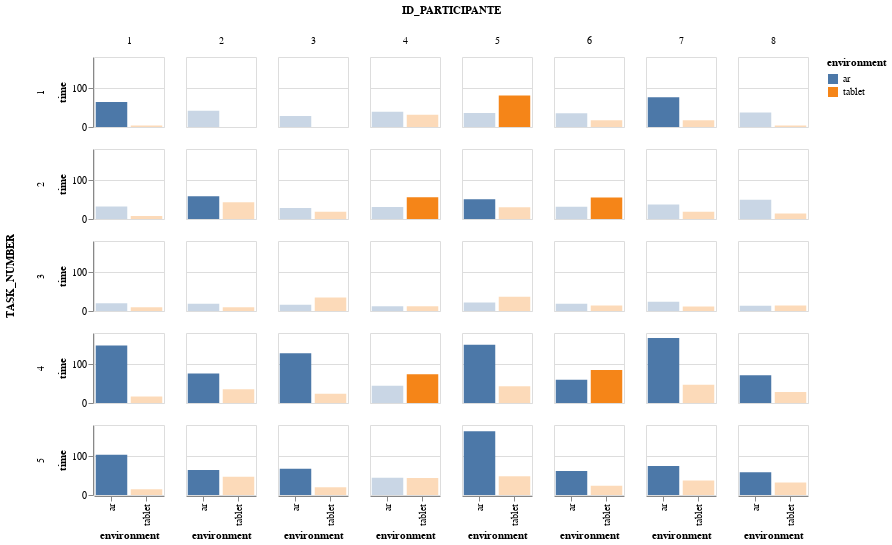

The notebook cell this image was saved under:
### Code cell
slider = alt.binding_range(min=0, max=100, step=1, name='TASK_COMPLETION_TIME:')
selector = alt.selection_single(name="selector", fields=['TASK_COMPLETION_TIME'],
                                bind=slider, init={'TASK_COMPLETION_TIME': 50})
alt.Chart(overview).mark_bar().encode(
    x="environment",
    y=alt.Y("TASK_COMPLETION_TIME", title="time"),
    color="environment",
    opacity=alt.condition("datum.TASK_COMPLETION_TIME < selector.TASK_COMPLETION_TIME",alt.value(.3),alt.value(1)),
    tooltip="TASK_COMPLETION_TIME"
).properties(width=70, height=70).facet(
    column="ID_PARTICIPANTE",
    row="TASK_NUMBER"
).add_selection(
    selector
)

### Figure 1 — Vega-Lite specification as saved in the notebook (floating-point values rounded to 4 significant figures)
{"config": {"view": {"continuousWidth": 400, "continuousHeight": 300}}, "data": {"name": "data-ad2aa700a83011250d7f614c73b996bd"}, "facet": {"column": {"field": "ID_PARTICIPANTE", "type": "quantitative"}, "row": {"field": "TASK_NUMBER", "type": "quantitative"}}, "spec": {"mark": "bar", "encoding": {"color": {"field": "environment", "type": "nominal"}, "opacity": {"condition": {"value": 0.3, "test": "datum.TASK_COMPLETION_TIME < selector.TASK_COMPLETION_TIME"}, "value": 1}, "tooltip": {"field": "TASK_COMPLETION_TIME", "type": "quantitative"}, "x": {"field": "environment", "type": "nominal"}, "y": {"field": "TASK_COMPLETION_TIME", "title": "time", "type": "quantitative"}}, "height": 70, "selection": {"selector": {"type": "single", "fields": ["TASK_COMPLETION_TIME"], "bind": {"input": "range", "max": 100, "min": 0, "name": "TASK_COMPLETION_TIME:", "step": 1}, "init": {"TASK_COMPLETION_TIME": 50}}}, "width": 70}, "$schema": "https://vega.github.io/schema/vega-lite/v4.17.0.json", "datasets": {"data-ad2aa700a83011250d7f614c73b996bd": [{"ID_PARTICIPANTE": 1, "TASK_NUMBER": 1, "TASK_COMPLETION_TIME": 64.43, "NUMBER_OF_CLICKS_TO_TO_COMPLETE_THE_TASK": 2, "environment": "ar"}, {"ID_PARTICIPANTE": 1, "TASK_NUMBER": 2, "TASK_COMPLETION_TIME": 32.29, "NUMBER_OF_CLICKS_TO_TO_COMPLETE_THE_TASK": 3, "environment": "ar"}, {"ID_PARTICIPANTE": 1, "TASK_NUMBER": 3, "TASK_COMPLETION_TIME": 19.74, "NUMBER_OF_CLICKS_TO_TO_COMPLETE_THE_TASK": 2, "environment": "ar"}, {"ID_PARTICIPANTE": 1, "TASK_NUMBER": 4, "TASK_COMPLETION_TIME": 147.6, "NUMBER_OF_CLICKS_TO_TO_COMPLETE_THE_TASK": 10, "environment": "ar"}, {"ID_PARTICIPANTE": 1, "TASK_NUMBER": 5, "TASK_COMPLETION_TIME": 103.7, "NUMBER_OF_CLICKS_TO_TO_COMPLETE_THE_TASK": 11, "environment": "ar"}, {"ID_PARTICIPANTE": 2, "TASK_NUMBER": 1, "TASK_COMPLETION_TIME": 41.52, "NUMBER_OF_CLICKS_TO_TO_COMPLETE_THE_TASK": 2, "environment": "ar"}, {"ID_PARTICIPANTE": 2, "TASK_NUMBER": 2, "TASK_COMPLETION_TIME": 58.81, "NUMBER_OF_CLICKS_TO_TO_COMPLETE_THE_TASK": 5, "environment": "ar"}, {"ID_PARTICIPANTE": 2, "TASK_NUMBER": 3, "TASK_COMPLETION_TIME": 18.62, "NUMBER_OF_CLICKS_TO_TO_COMPLETE_THE_TASK": 1, "environment": "ar"}, {"ID_PARTICIPANTE": 2, "TASK_NUMBER": 4, "TASK_COMPLETION_TIME": 75.74, "NUMBER_OF_CLICKS_TO_TO_COMPLETE_THE_TASK": 10, "environment": "ar"}, {"ID_PARTICIPANTE": 2, "TASK_NUMBER": 5, "TASK_COMPLETION_TIME": 64.13, "NUMBER_OF_CLICKS_TO_TO_COMPLETE_THE_TASK": 7, "environment": "ar"}, {"ID_PARTICIPANTE": 3, "TASK_NUMBER": 1, "TASK_COMPLETION_TIME": 28.53, "NUMBER_OF_CLICKS_TO_TO_COMPLETE_THE_TASK": 0, "environment": "ar"}, {"ID_PARTICIPANTE": 3, "TASK_NUMBER": 2, "TASK_COMPLETION_TIME": 28.18, "NUMBER_OF_CLICKS_TO_TO_COMPLETE_THE_TASK": 3, "environment": "ar"}, {"ID_PARTICIPANTE": 3, "TASK_NUMBER": 3, "TASK_COMPLETION_TIME": 15.92, "NUMBER_OF_CLICKS_TO_TO_COMPLETE_THE_TASK": 1, "environment": "ar"}, {"ID_PARTICIPANTE": 3, "TASK_NUMBER": 4, "TASK_COMPLETION_TIME": 127.8, "NUMBER_OF_CLICKS_TO_TO_COMPLETE_THE_TASK": 17, "environment": "ar"}, {"ID_PARTICIPANTE": 3, "TASK_NUMBER": 5, "TASK_COMPLETION_TIME": 67.6, "NUMBER_OF_CLICKS_TO_TO_COMPLETE_THE_TASK": 7, "environment": "ar"}, {"ID_PARTICIPANTE": 4, "TASK_NUMBER": 1, "TASK_COMPLETION_TIME": 39.14, "NUMBER_OF_CLICKS_TO_TO_COMPLETE_THE_TASK": 7, "environment": "ar"}, {"ID_PARTICIPANTE": 4, "TASK_NUMBER": 2, "TASK_COMPLETION_TIME": 30.57, "NUMBER_OF_CLICKS_TO_TO_COMPLETE_THE_TASK": 4, "environment": "ar"}, {"ID_PARTICIPANTE": 4, "TASK_NUMBER": 3, "TASK_COMPLETION_TIME": 12.32, "NUMBER_OF_CLICKS_TO_TO_COMPLETE_THE_TASK": 1, "environment": "ar"}, {"ID_PARTICIPANTE": 4, "TASK_NUMBER": 4, "TASK_COMPLETION_TIME": 44.54, "NUMBER_OF_CLICKS_TO_TO_COMPLETE_THE_TASK": 6, "environment": "ar"}, {"ID_PARTICIPANTE": 4, "TASK_NUMBER": 5, "TASK_COMPLETION_TIME": 44.49, "NUMBER_OF_CLICKS_TO_TO_COMPLETE_THE_TASK": 7, "environment": "ar"}, {"ID_PARTICIPANTE": 5, "TASK_NUMBER": 1, "TASK_COMPLETION_TIME": 35.95, "NUMBER_OF_CLICKS_TO_TO_COMPLETE_THE_TASK": 0, "environment": "ar"}, {"ID_PARTICIPANTE": 5, "TASK_NUMBER": 2, "TASK_COMPLETION_TIME": 50.48, "NUMBER_OF_CLICKS_TO_TO_COMPLETE_THE_TASK": 3, "environment": "ar"}, {"ID_PARTICIPANTE": 5, "TASK_NUMBER": 3, "TASK_COMPLETION_TIME": 21.92, "NUMBER_OF_CLICKS_TO_TO_COMPLETE_THE_TASK": 3, "environment": "ar"}, {"ID_PARTICIPANTE": 5, "TASK_NUMBER": 4, "TASK_COMPLETION_TIME": 149.5, "NUMBER_OF_CLICKS_TO_TO_COMPLETE_THE_TASK": 12, "environment": "ar"}, {"ID_PARTICIPANTE": 5, "TASK_NUMBER": 5, "TASK_COMPLETION_TIME": 163.7, "NUMBER_OF_CLICKS_TO_TO_COMPLETE_THE_TASK": 12, "environment": "ar"}, {"ID_PARTICIPANTE": 6, "TASK_NUMBER": 1, "TASK_COMPLETION_TIME": 35.42, "NUMBER_OF_CLICKS_TO_TO_COMPLETE_THE_TASK": 0, "environment": "ar"}, {"ID_PARTICIPANTE": 6, "TASK_NUMBER": 2, "TASK_COMPLETION_TIME": 31.65, "NUMBER_OF_CLICKS_TO_TO_COMPLETE_THE_TASK": 4, "environment": "ar"}, {"ID_PARTICIPANTE": 6, "TASK_NUMBER": 3, "TASK_COMPLETION_TIME": 18.37, "NUMBER_OF_CLICKS_TO_TO_COMPLETE_THE_TASK": 1, "environment": "ar"}, {"ID_PARTICIPANTE": 6, "TASK_NUMBER": 4, "TASK_COMPLETION_TIME": 59.99, "NUMBER_OF_CLICKS_TO_TO_COMPLETE_THE_TASK": 8, "environment": "ar"}, {"ID_PARTICIPANTE": 6, "TASK_NUMBER": 5, "TASK_COMPLETION_TIME": 61.98, "NUMBER_OF_CLICKS_TO_TO_COMPLETE_THE_TASK": 11, "environment": "ar"}, {"ID_PARTICIPANTE": 7, "TASK_NUMBER": 1, "TASK_COMPLETION_TIME": 76.6, "NUMBER_OF_CLICKS_TO_TO_COMPLETE_THE_TASK": 15, "environment": "ar"}, {"ID_PARTICIPANTE": 7, "TASK_NUMBER": 2, "TASK_COMPLETION_TIME": 37.38, "NUMBER_OF_CLICKS_TO_TO_COMPLETE_THE_TASK": 4, "environment": "ar"}, {"ID_PARTICIPANTE": 7, "TASK_NUMBER": 3, "TASK_COMPLETION_TIME": 23.54, "NUMBER_OF_CLICKS_TO_TO_COMPLETE_THE_TASK": 2, "environment": "ar"}, {"ID_PARTICIPANTE": 7, "TASK_NUMBER": 4, "TASK_COMPLETION_TIME": 167.1, "NUMBER_OF_CLICKS_TO_TO_COMPLETE_THE_TASK": 9, "environment": "ar"}, {"ID_PARTICIPANTE": 7, "TASK_NUMBER": 5, "TASK_COMPLETION_TIME": 74.64, "NUMBER_OF_CLICKS_TO_TO_COMPLETE_THE_TASK": 6, "environment": "ar"}, {"ID_PARTICIPANTE": 8, "TASK_NUMBER": 1, "TASK_COMPLETION_TIME": 37.17, "NUMBER_OF_CLICKS_TO_TO_COMPLETE_THE_TASK": 0, "environment": "ar"}, {"ID_PARTICIPANTE": 8, "TASK_NUMBER": 2, "TASK_COMPLETION_TIME": 49.25, "NUMBER_OF_CLICKS_TO_TO_COMPLETE_THE_TASK": 4, "environment": "ar"}, {"ID_PARTICIPANTE": 8, "TASK_NUMBER": 3, "TASK_COMPLETION_TIME": 13.68, "NUMBER_OF_CLICKS_TO_TO_COMPLETE_THE_TASK": 1, "environment": "ar"}, {"ID_PARTICIPANTE": 8, "TASK_NUMBER": 4, "TASK_COMPLETION_TIME": 71.27, "NUMBER_OF_CLICKS_TO_TO_COMPLETE_THE_TASK": 6, "environment": "ar"}, {"ID_PARTICIPANTE": 8, "TASK_NUMBER": 5, "TASK_COMPLETION_TIME": 58.5, "NUMBER_OF_CLICKS_TO_TO_COMPLETE_THE_TASK": 7, "environment": "ar"}, {"ID_PARTICIPANTE": 1, "TASK_NUMBER": 2, "TASK_COMPLETION_TIME": 7.943, "NUMBER_OF_CLICKS_TO_TO_COMPLETE_THE_TASK": 4, "environment": "tablet"}, {"ID_PARTICIPANTE": 2, "TASK_NUMBER": 2, "TASK_COMPLETION_TIME": 42.89, "NUMBER_OF_CLICKS_TO_TO_COMPLETE_THE_TASK": 15, "environment": "tablet"}, {"ID_PARTICIPANTE": 3, "TASK_NUMBER": 2, "TASK_COMPLETION_TIME": 18.88, "NUMBER_OF_CLICKS_TO_TO_COMPLETE_THE_TASK": 4, "environment": "tablet"}, {"ID_PARTICIPANTE": 4, "TASK_NUMBER": 2, "TASK_COMPLETION_TIME": 55.88, "NUMBER_OF_CLICKS_TO_TO_COMPLETE_THE_TASK": 4, "environment": "tablet"}, {"ID_PARTICIPANTE": 5, "TASK_NUMBER": 2, "TASK_COMPLETION_TIME": 30.06, "NUMBER_OF_CLICKS_TO_TO_COMPLETE_THE_TASK": 3, "environment": "tablet"}, {"ID_PARTICIPANTE": 6, "TASK_NUMBER": 2, "TASK_COMPLETION_TIME": 55.08, "NUMBER_OF_CLICKS_TO_TO_COMPLETE_THE_TASK": 4, "environment": "tablet"}, {"ID_PARTICIPANTE": 7, "TASK_NUMBER": 2, "TASK_COMPLETION_TIME": 18.54, "NUMBER_OF_CLICKS_TO_TO_COMPLETE_THE_TASK": 3, "environment": "tablet"}, {"ID_PARTICIPANTE": 8, "TASK_NUMBER": 2, "TASK_COMPLETION_TIME": 14.37, "NUMBER_OF_CLICKS_TO_TO_COMPLETE_THE_TASK": 5, "environment": "tablet"}, {"ID_PARTICIPANTE": 1, "TASK_NUMBER": 3, "TASK_COMPLETION_TIME": 9.44, "NUMBER_OF_CLICKS_TO_TO_COMPLETE_THE_TASK": 2, "environment": "tablet"}, {"ID_PARTICIPANTE": 2, "TASK_NUMBER": 3, "TASK_COMPLETION_TIME": 9.335, "NUMBER_OF_CLICKS_TO_TO_COMPLETE_THE_TASK": 2, "environment": "tablet"}, {"ID_PARTICIPANTE": 3, "TASK_NUMBER": 3, "TASK_COMPLETION_TIME": 35.02, "NUMBER_OF_CLICKS_TO_TO_COMPLETE_THE_TASK": 1, "environment": "tablet"}, {"ID_PARTICIPANTE": 4, "TASK_NUMBER": 3, "TASK_COMPLETION_TIME": 12.06, "NUMBER_OF_CLICKS_TO_TO_COMPLETE_THE_TASK": 1, "environment": "tablet"}, {"ID_PARTICIPANTE": 5, "TASK_NUMBER": 3, "TASK_COMPLETION_TIME": 36.48, "NUMBER_OF_CLICKS_TO_TO_COMPLETE_THE_TASK": 7, "environment": "tablet"}, {"ID_PARTICIPANTE": 6, "TASK_NUMBER": 3, "TASK_COMPLETION_TIME": 14.37, "NUMBER_OF_CLICKS_TO_TO_COMPLETE_THE_TASK": 2, "environment": "tablet"}, {"ID_PARTICIPANTE": 7, "TASK_NUMBER": 3, "TASK_COMPLETION_TIME": 11.54, "NUMBER_OF_CLICKS_TO_TO_COMPLETE_THE_TASK": 1, "environment": "tablet"}, {"ID_PARTICIPANTE": 8, "TASK_NUMBER": 3, "TASK_COMPLETION_TIME": 13.89, "NUMBER_OF_CLICKS_TO_TO_COMPLETE_THE_TASK": 1, "environment": "tablet"}, {"ID_PARTICIPANTE": 1, "TASK_NUMBER": 4, "TASK_COMPLETION_TIME": 16.51, "NUMBER_OF_CLICKS_TO_TO_COMPLETE_THE_TASK": 5, "environment": "tablet"}, {"ID_PARTICIPANTE": 2, "TASK_NUMBER": 4, "TASK_COMPLETION_TIME": 35.37, "NUMBER_OF_CLICKS_TO_TO_COMPLETE_THE_TASK": 7, "environment": "tablet"}, {"ID_PARTICIPANTE": 3, "TASK_NUMBER": 4, "TASK_COMPLETION_TIME": 23.89, "NUMBER_OF_CLICKS_TO_TO_COMPLETE_THE_TASK": 5, "environment": "tablet"}, {"ID_PARTICIPANTE": 4, "TASK_NUMBER": 4, "TASK_COMPLETION_TIME": 73.97, "NUMBER_OF_CLICKS_TO_TO_COMPLETE_THE_TASK": 7, "environment": "tablet"}, {"ID_PARTICIPANTE": 5, "TASK_NUMBER": 4, "TASK_COMPLETION_TIME": 43.14, "NUMBER_OF_CLICKS_TO_TO_COMPLETE_THE_TASK": 8, "environment": "tablet"}, {"ID_PARTICIPANTE": 6, "TASK_NUMBER": 4, "TASK_COMPLETION_TIME": 84.72, "NUMBER_OF_CLICKS_TO_TO_COMPLETE_THE_TASK": 11, "environment": "tablet"}, {"ID_PARTICIPANTE": 7, "TASK_NUMBER": 4, "TASK_COMPLETION_TIME": 46.68, "NUMBER_OF_CLICKS_TO_TO_COMPLETE_THE_TASK": 10, "environment": "tablet"}, {"ID_PARTICIPANTE": 8, "TASK_NUMBER": 4, "TASK_COMPLETION_TIME": 28.3, "NUMBER_OF_CLICKS_TO_TO_COMPLETE_THE_TASK": 6, "environment": "tablet"}, {"ID_PARTICIPANTE": 1, "TASK_NUMBER": 5, "TASK_COMPLETION_TIME": 15.08, "NUMBER_OF_CLICKS_TO_TO_COMPLETE_THE_TASK": 5, "environment": "tablet"}, {"ID_PARTICIPANTE": 2, "TASK_NUMBER": 5, "TASK_COMPLETION_TIME": 47.0, "NUMBER_OF_CLICKS_TO_TO_COMPLETE_THE_TASK": 5, "environment": "tablet"}, {"ID_PARTICIPANTE": 3, "TASK_NUMBER": 5, "TASK_COMPLETION_TIME": 20.09, "NUMBER_OF_CLICKS_TO_TO_COMPLETE_THE_TASK": 5, "environment": "tablet"}, {"ID_PARTICIPANTE": 4, "TASK_NUMBER": 5, "TASK_COMPLETION_TIME": 43.88, "NUMBER_OF_CLICKS_TO_TO_COMPLETE_THE_TASK": 6, "environment": "tablet"}, {"ID_PARTICIPANTE": 5, "TASK_NUMBER": 5, "TASK_COMPLETION_TIME": 48.37, "NUMBER_OF_CLICKS_TO_TO_COMPLETE_THE_TASK": 12, "environment": "tablet"}, {"ID_PARTICIPANTE": 6, "TASK_NUMBER": 5, "TASK_COMPLETION_TIME": 24.11, "NUMBER_OF_CLICKS_TO_TO_COMPLETE_THE_TASK": 5, "environment": "tablet"}, {"ID_PARTICIPANTE": 7, "TASK_NUMBER": 5, "TASK_COMPLETION_TIME": 37.1, "NUMBER_OF_CLICKS_TO_TO_COMPLETE_THE_TASK": 5, "environment": "tablet"}, {"ID_PARTICIPANTE": 8, "TASK_NUMBER": 5, "TASK_COMPLETION_TIME": 32.32, "NUMBER_OF_CLICKS_TO_TO_COMPLETE_THE_TASK": 6, "environment": "tablet"}, {"ID_PARTICIPANTE": 1, "TASK_NUMBER": 1, "TASK_COMPLETION_TIME": 3.599, "NUMBER_OF_CLICKS_TO_TO_COMPLETE_THE_TASK": 2, "environment": "tablet"}, {"ID_PARTICIPANTE": 2, "TASK_NUMBER": 1, "TASK_COMPLETION_TIME": 0.0, "NUMBER_OF_CLICKS_TO_TO_COMPLETE_THE_TASK": 1, "environment": "tablet"}, {"ID_PARTICIPANTE": 3, "TASK_NUMBER": 1, "TASK_COMPLETION_TIME": 0.0, "NUMBER_OF_CLICKS_TO_TO_COMPLETE_THE_TASK": 1, "environment": "tablet"}, {"ID_PARTICIPANTE": 4, "TASK_NUMBER": 1, "TASK_COMPLETION_TIME": 31.5, "NUMBER_OF_CLICKS_TO_TO_COMPLETE_THE_TASK": 3, "environment": "tablet"}, {"ID_PARTICIPANTE": 5, "TASK_NUMBER": 1, "TASK_COMPLETION_TIME": 81.1, "NUMBER_OF_CLICKS_TO_TO_COMPLETE_THE_TASK": 29, "environment": "tablet"}, {"ID_PARTICIPANTE": 6, "TASK_NUMBER": 1, "TASK_COMPLETION_TIME": 17.35, "NUMBER_OF_CLICKS_TO_TO_COMPLETE_THE_TASK": 2, "environment": "tablet"}, {"ID_PARTICIPANTE": 7, "TASK_NUMBER": 1, "TASK_COMPLETION_TIME": 17.55, "NUMBER_OF_CLICKS_TO_TO_COMPLETE_THE_TASK": 9, "environment": "tablet"}, {"ID_PARTICIPANTE": 8, "TASK_NUMBER": 1, "TASK_COMPLETION_TIME": 4.101, "NUMBER_OF_CLICKS_TO_TO_COMPLETE_THE_TASK": 2, "environment": "tablet"}]}}
